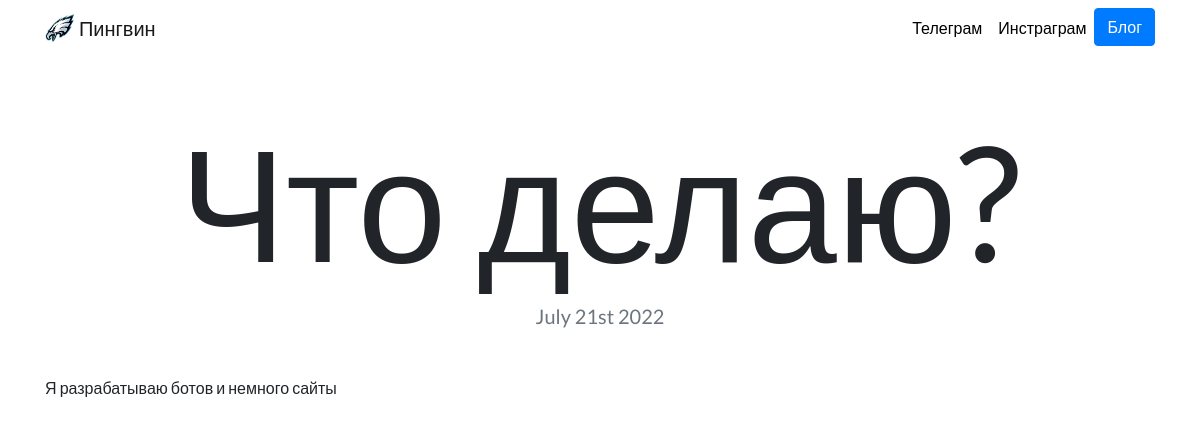
The app's page /blog/2/ with its own data.
### blog/models.py (models this page shows, shortened)
class Project2(models.Model):
    title = models.CharField(max_length=100)
    description = models.TextField()
    data = models.DateField()
    url = models.URLField(blank=True)

### blog/views.py (the view)
# urls.py: path('<int:blog_id>/', views.detail, name='detail')
def detail(request, blog_id):
    blog = get_object_or_404(Project2, pk=blog_id)
    return render(request, 'blog/detail.html', {'blog': blog})

### blog/templates/blog/detail.html
{% extends 'portfolio/base.html' %}
{% block content %}
<h1 class="text-center mt-5" id="blogdetailtitle">{{ blog.title }}</h1>
<h5 class="text-center text-muted mb-5">{{ blog.data|date:'F jS Y' }}</h5>
{{ blog.description|safe }}
{% endblock %}

### portfolio/static/portfolio/css/style.css (style rules this page uses)
body { font-family: 'Lato', sans-serif; }
@media (min-width: 900px) { #blogdetailtitle { font-size: 10rem; } }

### records on screen
Project2: title "Что делаю?", data "July 21st 2022", description "Я разрабатываю ботов и немного сайты"
